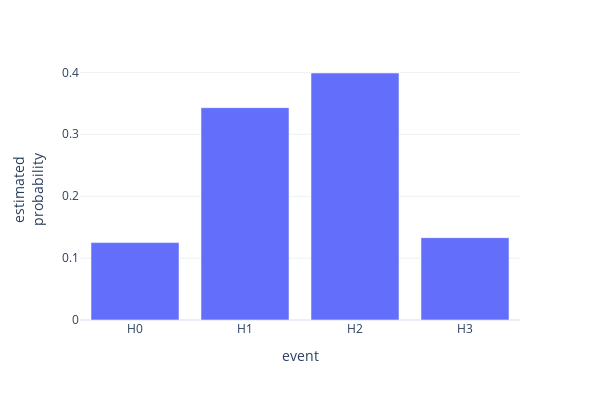

Write notebook code for a chart like this one.
### Markdown cell above
# Different distributions

In Session 1, we simulated tossing a coin 3 times to get the probability of getting different number of heads. This was plotted as a histogram - a way to connect the number of heads (X) with the frequency of obtaining them (Y).

### Code cell
def toss_coin_n_times(p_head, n):    
    return ['H' if random.random() <= p_head else 'T' for _ in range(n)]

def simulate_event_probabilities(p_head, n, num_experiments):
    event_counts = {i: 0 for i in range(n+1)}
    
    for experiment in range(num_experiments):
        outcome = toss_coin_n_times(p_head, n)
        event_counts[outcome.count('H')] += 1
        
    prob_dist = {f'H{event}': count / num_experiments for event, count in event_counts.items()}
    
    return prob_dist

event_probabilities = simulate_event_probabilities(p_head=0.5, n=3, num_experiments=1000)
print(event_probabilities)

plot_event_probabilities(event_probabilities)

### Figure 1 — Plotly figure (JSON) as saved in the notebook; plotly's stock layout.template omitted (floating-point values rounded to 4 significant figures)
{"data": [{"hovertemplate": "x=%{x}<br>y=%{y}<extra></extra>", "legendgroup": "", "marker": {"color": "#636efa", "pattern": {"shape": ""}}, "name": "", "orientation": "v", "showlegend": false, "textposition": "auto", "type": "bar", "x": ["H0", "H1", "H2", "H3"], "xaxis": "x", "y": [0.125, 0.343, 0.399, 0.133], "yaxis": "y"}], "layout": {"barmode": "relative", "height": 400, "legend": {"tracegroupgap": 0}, "margin": {"t": 60}, "showlegend": false, "width": 600, "xaxis": {"anchor": "y", "domain": [0, 1], "title": {"text": "event"}}, "yaxis": {"anchor": "x", "domain": [0, 1], "title": {"text": "estimated<br>probability"}}}}
